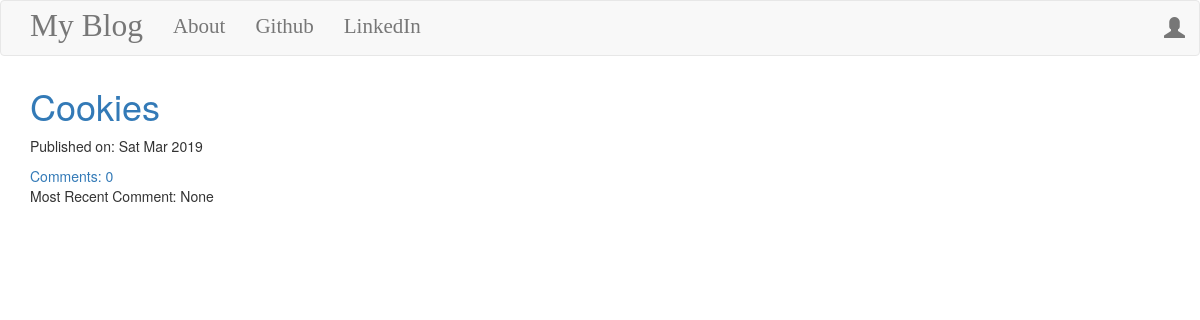
Before: / with the older database file.
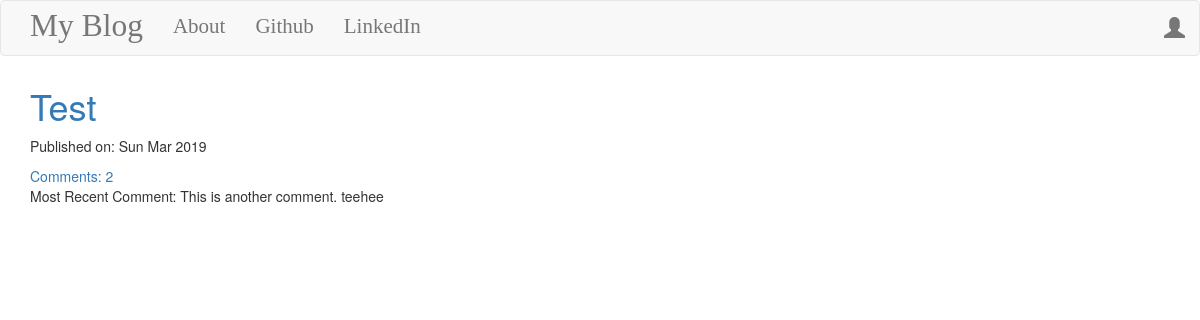
After: the same page with the newer database file.
### blog/models.py (models this page shows, shortened)
class Post(models.Model):
    author = models.ForeignKey('auth.User', on_delete=models.CASCADE)
    title = models.CharField(max_length=200)
    text = models.TextField()
    created_date = models.DateTimeField(default=timezone.now)
    published_date = models.DateTimeField(blank=True,null=True)
    def approve_comments(self):
        return self.comments.filter(approved_comment=True)

class Comment(models.Model):
    post = models.ForeignKey('blog.Post',related_name='comments', on_delete=models.CASCADE)
    author = models.CharField(max_length=200)
    text = models.TextField()
    created_date = models.DateTimeField(default=timezone.now)
    approved_comment = models.BooleanField(default=False)
    def __str__(self):
        return self.text
    class Meta:
        ordering = ['-created_date']

### blog/views.py (the view)
# urls.py: path('',views.PostListView.as_view(),name='post_list'),
class PostListView(ListView):
    model = Post
    def get_queryset(self):
        return Post.objects.filter(published_date__lte=timezone.now()).order_by('-published_date')

### blog/templates/blog/post_list.html
{% extends 'blog/base.html' %}
{% block content %}
<div class="centerstage">
    {% if post_list %}
    {% for post in post_list %}
    <div class="post">
        <h1><a href="{% url 'post_detail' pk=post.pk %}">{{ post.title }}</a></h1>
        <div class="date">
            <p>Published on: {{post.published_date|date:"D M Y"}}</p>
        </div>
        <a href="{% url 'post_detail' pk=post.pk %}">Comments: {{ post.approve_comments.count }}</a>
        <p>Most Recent Comment: {{ post.approve_comments.first }}</p>
    </div>
    {% endfor %}
    {%else%}
    <p>No posts to display</p>
    {%endif%}
</div>
{% endblock %}

Changed rows visible on the page:
removed Post: title "Cookies", published_date "Sat Mar 2019", approve_comments.count "0", approve_comments.first "None"
now on this page (row edited): Post: title "Test", published_date "Sun Mar 2019", approve_comments.count "2", approve_comments.first "This is another comment. teehee"
